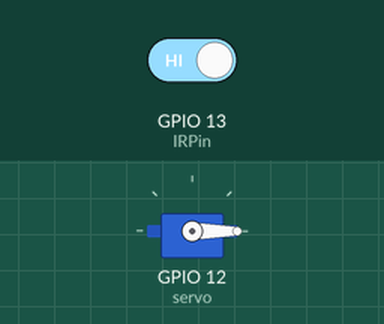
This sketch was run on a simulated ESP32. Shown: servo. The test bench sets the inputs (shaded band); at power-on: GPIO 13 (IRPin) HIGH.

Above: at 1.2 s.
1.3 s: GPIO 13 (IRPin) driven LOW
At 1.9 s:
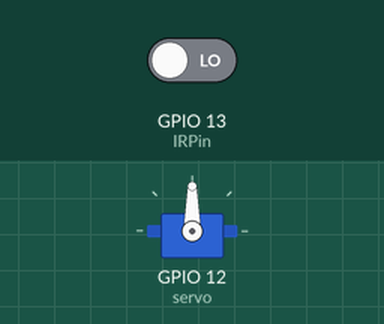
Timing chart, 0 to 4.3 s (numbered marks = the images above; inputs shaded):
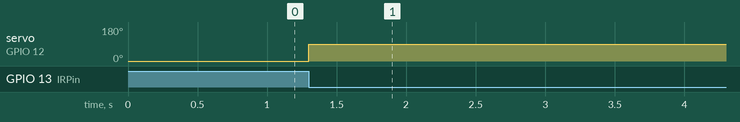

Measured:
- after the input at 1.3 s, servo on GPIO 12 (servo): 0° → 90° at once

The sketch:

Assessment_Answer_2.ino
```cpp
#include <ESP32Servo.h>

Servo myServo;
const int IRPin = 13;
const int servo = 12;

void setup()
{
  myServo.attach(servo);
  pinMode(IRPin, INPUT);

  myServo.write(0);
}

void loop()
{
  if (digitalRead(IRPin) == LOW) {
    // object detected, open door
    myServo.write(90);
    delay(5000);
    myServo.write(0);
  }
}
```
